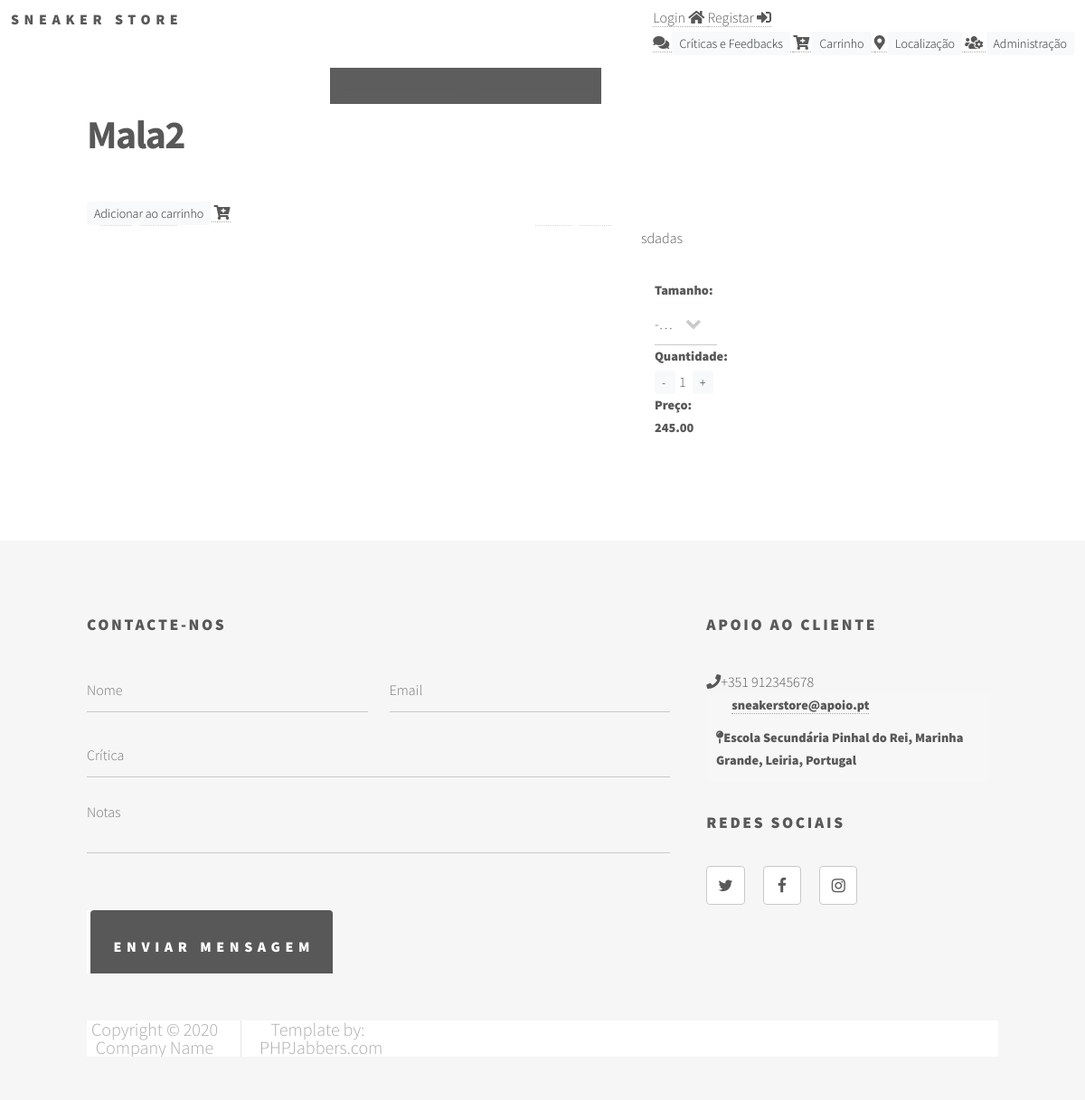
The page /References/PAPFilipe-main/ListaProduto.php?id=14 on the database its author committed.
### tables this page shows
CREATE TABLE `marcas`  (
  `marcaId` int(11) NOT NULL AUTO_INCREMENT,
  `marcaNome` varchar(45) NOT NULL,
  `marcaLogoURL` varchar(255) NOT NULL,
  PRIMARY KEY (`marcaId`) USING BTREE
);

CREATE TABLE `produtos`  (
  `produtoId` int NOT NULL AUTO_INCREMENT,
  `produtoNome` varchar(45) NOT NULL,
  `produtoPreco` decimal(10, 2) NOT NULL,
  `produtoDestaque` enum('Sim','Nao') NOT NULL DEFAULT 'Nao',
  `produtoImagemURL` varchar(255) NOT NULL,
  `produtoTipoCategoriaCategoriaId` int NOT NULL,
  `produtoTipoCategoriaTipoId` int NOT NULL,
  `produtoGenero` enum('M','F','U') NOT NULL DEFAULT 'U',
  `produtoDescricao` text NOT NULL,
  `produtoDesconto` decimal(5, 2) NULL DEFAULT 0.00,
  PRIMARY KEY (`produtoId`) USING BTREE,
  INDEX `fk_produtos_tipoCategorias1_idx`(`produtoTipoCategoriaCategoriaId`, `produtoTipoCategoriaTipoId`) USING BTREE,
  CONSTRAINT `fk_produtos_tipoCategorias1` FOREIGN KEY (`produtoTipoCategoriaCategoriaId`, `produtoTipoCategoriaTipoId`) REFERENCES `tipocategorias` (`tipoCategoriaCategoriaId`, `tipoCategoriaTipoId`) ON DELETE NO ACTION ON UPDATE NO ACTION
);

### References/PAPFilipe-main/ListaProduto.php (the view, shortened to what this page needs)
<?php
include_once("includes/body.inc.php");
top();
$con=mysqli_connect("localhost","root","","pap2021sneakerstore");
$id=intval($_GET["id"]);
$sql="select * from produtos where produtoId=".$id;
$result=mysqli_query($con,$sql);
$dados=mysqli_fetch_array($result);
?>
	<div id="main">
		<div class="inner">
			<h1><?php echo $dados["produtoNome"] ?><span class="pull-right"><?php echo $dados["produtoPreco"] ?>€</span></h1>
			<a href="#" onclick="adicionaCarrinho(<?php echo $id?>)">
			<span class="btn-sm btn-light">Adicionar ao carrinho</span>
			<i class="fas fa-cart-plus"></i>
			</a>
			<div class="container-fluid">
				<div class="row">
					<div class="col-lg-7">
						<div id="carouselExampleIndicators" class="carousel slide" data-ride="carousel">
							<ol class="carousel-indicators">
								<li data-target="#carouselExampleIndicators" data-slide-to="1"></li>
								<li data-target="#carouselExampleIndicators" data-slide-to="2"></li>
								<li data-target="#carouselExampleIndicators" data-slide-to="3"></li>
								<li data-target="#carouselExampleIndicators" data-slide-to="4"></li>
							</ol>
							<a class="carousel-control-prev" href="#carouselExampleIndicators" role="button" data-slide="prev">
								<span class="carousel-control-prev-icon" aria-hidden="true"></span>
							</a>
							<a class="carousel-control-next" href="#carouselExampleIndicators" role="button" data-slide="next">
								<span class="carousel-control-next-icon" aria-hidden="true"></span>
							</a>
						</div>
					</div>
					<div class="col-lg-5">
						<p><?php echo $dados["produtoDescricao"] ?></p>
						<div class="col-lg-3 col-md-4 col-sm-6 col-xs-12">
							<div class="form-group">
								<label class="m-n">Tamanho:</label>
								<select>
									<option value="">-- --</option>
								</select>
								<td><label class="m-n">Quantidade:</label><span class="btn-sm btn-light"> - </span> <span class="text-center pl-1 pr-1">1</span> <span  class="btn-sm btn-light">+</span></td>
                                <td><label class="m-n">Preço: <?php echo $dados['produtoPreco'] ?></label>
                                     </td>
							</div>
						</div>
							</div>
			<br>
		</div>
	</div>
        </div>
    </div>
<?php
bot();
?>

### References/PAPFilipe-main/includes/body.inc.php (shortened to what this page needs)
<?php
function top(){
    ?>
    <!DOCTYPE HTML>
<html>
	<head>
		<link rel="stylesheet" href="assets/bootstrap/css/bootstrap.min.css" />
		<link rel="stylesheet" href="assets/css/main.css" />
        <link rel="stylesheet" href="https://use.fontawesome.com/releases/v5.15.2/css/all.css">
	</head>
	<body class="is-preload">
			<div id="wrapper">
					<header id="header" >
						<a href="index.php" class="logo">
							<span class="title">Sneaker Store</span>
						</a>
							<div style="float: right">
							<a href="#" data-toggle="modal" data-target="#login">Login
                                <i class="fas fa-home"></i>
							<a href="#" data-toggle="modal" data-target="#regista">Registar
                                <i class="fas fa-sign-in-alt"></i></a>
                                <br>
                                <a href="CriticasEFeedBacks.php">
                                    <i class="fas fa-comments"></i>
                                    <span class="btn-sm btn-light">Críticas e Feedbacks</span>
                                </a>
                                <a href="carrinho.php">
                                    <i class="fas fa-cart-plus"></i>
                                    <span class="btn-sm btn-light">Carrinho</span>
                                </a>
                                <a href="contact.php">
                                    <i class="fas fa-map-marker-alt"></i>
                                    <span class="btn-sm btn-light">Localização</span>
                                </a>
                                <a href="admin/admin.php">
                                    <i class="fas fa-users-cog"></i>
                                    <span class="btn-sm btn-light">Administração</span>
                                </a>
							</div>
						<div class="nav" style="width: 100%;">
							<ul style="background-color: #5d5d5d; margin-left: 30%">
                                <?php
                                $con=mysqli_connect(HOST,USER,PWD,DATABASE);
                                $sql="select * from marcas";
                                $result=mysqli_query($con,$sql);
                                while($dados=mysqli_fetch_array($result)){
                                ?>
                                <li><a class="menu" href="Marca.php?id=<?php echo $dados["marcaId"] ?>"><?php echo $dados["marcaNome"] ?></a></li>
                                <?php
                                }
                                ?>
							</ul>
						</div>
					</header>
    <?php
        }
?>
                <?php
function bot(){
    ?>
                <footer id="footer">
                    <div class="inner">
                        <section>
                            <h2>Contacte-nos</h2>
                            <form method="post" action="#">
                                <div class="fields">
                                    <div class="field half">
                                        <input type="text" name="nome" id="nome" placeholder="Nome" />
                                    </div>
                                    <div class="field half">
                                        <input type="text" name="email" id="email" placeholder="Email" />
                                    </div>
                                    <div class="field">
                                        <input type="text" name="notas" id="notas" placeholder="Crítica" />
                                    </div>
                                    <div class="field">
                                        <textarea name="message" id="message" rows="3" placeholder="Notas"></textarea>
                                    </div>
                                    <div class="field text-right">
                                        <label>&nbsp;</label>
                                        <ul class="actions" style="width: 290px; height: 70px">
                                            <li><input type="submit" value="Enviar Mensagem" class="primary" style="height: 80px; text-align: center;" /></li>
                                        </ul>
                                    </div>
                                </div>
                            </form>
                        </section>
                        <section>
                            <h2>Apoio ao Cliente</h2>
                            <table class="alt" style="background-color: white">
                                <th><span class="fa fa-envelope-o"></span> <a href="https://www.google.com/intl/pt-PT/gmail/about/#">sneakerstore@apoio.pt</a></th>
                                <thead><span class="fa fa-phone"></span> +351 912345678</thead>
                                <th><span class="fa fa-map-pin"></span>Escola Secundária Pinhal do Rei, Marinha Grande, Leiria, Portugal</th>
                            </table>
                            <h2>Redes Sociais</h2>
                            <table class="icons" style="height: 51px; width: 300px">
                                <tr><a href="https://twitter.com/login?lang=pt" class="icon style2 fa-twitter"><span class="label" style="background-color: #ffffff">Twitter</span></a></tr>
                                <tr ><a href="https://pt-pt.facebook.com/" class="icon style2 fa-facebook" style="margin-left: 20px; margin-right: 20px"><span class="label">Facebook</span></a></tr>
                                <tr><a href="https://www.instagram.com/" class="icon style2 fa-instagram"><span class="label">Instagram</span></a></tr>
                            </table>
                        </section>
                        <ul class="copyright" >
                            <li>Copyright © 2020 Company Name</li>
                            <li>Template by: <a href="https://www.phpjabbers.com/">PHPJabbers.com</a></li>
                        </ul>
                    </div>
                </footer>
            </div>
    </body>
</html>
    <?php
        }
?>

### rows shown on the page
produtos: produtoNome "Mala2", produtoDescricao "sdadas", produtoPreco "245.00"
